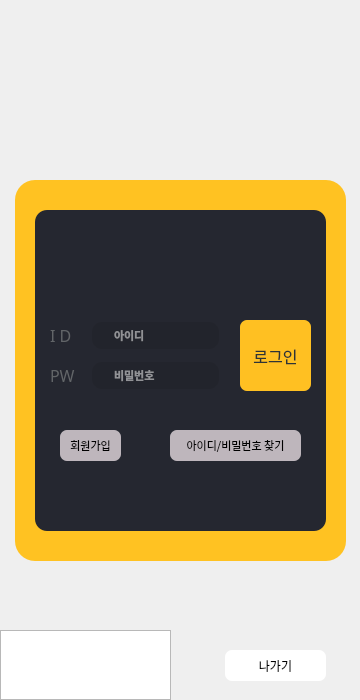
<?xml version="1.0" encoding="UTF-8"?>
<ui version="4.0">
 <class>Login</class>
 <widget class="QWidget" name="Login">
  <property name="geometry">
   <rect>
    <x>0</x>
    <y>0</y>
    <width>360</width>
    <height>700</height>
   </rect>
  </property>
  <property name="windowTitle">
   <string>Form</string>
  </property>
  <widget class="QLabel" name="backgrund">
   <property name="geometry">
    <rect>
     <x>0</x>
     <y>0</y>
     <width>360</width>
     <height>700</height>
    </rect>
   </property>
   <property name="styleSheet">
    <string notr="true">background-image: url(:/resources/image.png);</string>
   </property>
   <property name="text">
    <string/>
   </property>
  </widget>
  <widget class="QLabel" name="label">
   <property name="geometry">
    <rect>
     <x>10</x>
     <y>50</y>
     <width>580</width>
     <height>171</height>
    </rect>
   </property>
   <property name="styleSheet">
    <string notr="true">image: url(:/resources/2.2.png);</string>
   </property>
   <property name="text">
    <string/>
   </property>
  </widget>
  <widget class="QLabel" name="id">
   <property name="geometry">
    <rect>
     <x>50</x>
     <y>320</y>
     <width>31</width>
     <height>31</height>
    </rect>
   </property>
   <property name="font">
    <font>
     <family>배달의민족 도현 OTF</family>
     <pointsize>12</pointsize>
    </font>
   </property>
   <property name="styleSheet">
    <string notr="true">color: rgb(98, 101, 104);</string>
   </property>
   <property name="text">
    <string>I D</string>
   </property>
  </widget>
  <widget class="QLineEdit" name="input_id">
   <property name="geometry">
    <rect>
     <x>90</x>
     <y>320</y>
     <width>131</width>
     <height>31</height>
    </rect>
   </property>
   <property name="font">
    <font>
     <family>Ubuntu</family>
     <pointsize>8</pointsize>
     <bold>true</bold>
    </font>
   </property>
   <property name="styleSheet">
    <string notr="true">QLineEdit {
	border: 2px solid rgb(37, 39, 48);
	border-radius: 12px;
	color: #FFF;

	padding-left: 20px;
	padding-right: 20px;
	background-color: rgb(34, 36, 44);
}
QLineEdit:hover{
	border: 2px solid rgb(48, 50, 62);
}
QLineEdit:focus{
	border: 2px solid rgb(85, 170, 255);
	background-color: rgb(43,45,56)
}</string>
   </property>
   <property name="placeholderText">
    <string>아이디</string>
   </property>
  </widget>
  <widget class="QLabel" name="pw">
   <property name="geometry">
    <rect>
     <x>50</x>
     <y>360</y>
     <width>41</width>
     <height>31</height>
    </rect>
   </property>
   <property name="font">
    <font>
     <family>배달의민족 도현 OTF</family>
     <pointsize>12</pointsize>
    </font>
   </property>
   <property name="styleSheet">
    <string notr="true">color: rgb(98, 101, 104);</string>
   </property>
   <property name="text">
    <string>PW</string>
   </property>
  </widget>
  <widget class="QLineEdit" name="input_pw">
   <property name="geometry">
    <rect>
     <x>90</x>
     <y>360</y>
     <width>131</width>
     <height>31</height>
    </rect>
   </property>
   <property name="font">
    <font>
     <family>Ubuntu</family>
     <pointsize>8</pointsize>
     <bold>true</bold>
    </font>
   </property>
   <property name="styleSheet">
    <string notr="true">QLineEdit {
	border: 2px solid rgb(37, 39, 48);
	border-radius: 12px;
	color: #FFF;

	padding-left: 20px;
	padding-right: 20px;
	background-color: rgb(34, 36, 44);
}
QLineEdit:hover{
	border: 2px solid rgb(48, 50, 62);
}
QLineEdit:focus{
	border: 2px solid rgb(85, 170, 255);
	background-color: rgb(43,45,56)
}</string>
   </property>
   <property name="echoMode">
    <enum>QLineEdit::Password</enum>
   </property>
   <property name="placeholderText">
    <string>비밀번호</string>
   </property>
  </widget>
  <widget class="QPushButton" name="user_login">
   <property name="geometry">
    <rect>
     <x>240</x>
     <y>320</y>
     <width>71</width>
     <height>71</height>
    </rect>
   </property>
   <property name="font">
    <font>
     <family>배달의민족 도현 OTF</family>
     <pointsize>12</pointsize>
    </font>
   </property>
   <property name="cursor">
    <cursorShape>PointingHandCursor</cursorShape>
   </property>
   <property name="styleSheet">
    <string notr="true">background-color: rgb(255, 192, 34);
color: rgb(46, 52, 54);
border-radius: 7px;</string>
   </property>
   <property name="text">
    <string>로그인</string>
   </property>
  </widget>
  <widget class="QPushButton" name="joining">
   <property name="geometry">
    <rect>
     <x>60</x>
     <y>430</y>
     <width>61</width>
     <height>31</height>
    </rect>
   </property>
   <property name="font">
    <font>
     <family>배달의민족 도현 OTF</family>
     <pointsize>8</pointsize>
    </font>
   </property>
   <property name="cursor">
    <cursorShape>PointingHandCursor</cursorShape>
   </property>
   <property name="styleSheet">
    <string notr="true">color: rgb(0, 0, 0);
background-color: rgb(190, 182, 188);
border-radius: 7px;</string>
   </property>
   <property name="text">
    <string>회원가입</string>
   </property>
  </widget>
  <widget class="QPushButton" name="find_id">
   <property name="geometry">
    <rect>
     <x>170</x>
     <y>430</y>
     <width>131</width>
     <height>31</height>
    </rect>
   </property>
   <property name="font">
    <font>
     <family>배달의민족 도현 OTF</family>
     <pointsize>8</pointsize>
    </font>
   </property>
   <property name="cursor">
    <cursorShape>PointingHandCursor</cursorShape>
   </property>
   <property name="styleSheet">
    <string notr="true">color: rgb(0, 0, 0);
background-color: rgb(190, 182, 188);
border-radius: 7px;</string>
   </property>
   <property name="text">
    <string>아이디/비밀번호 찾기</string>
   </property>
  </widget>
  <widget class="QLabel" name="label_4">
   <property name="geometry">
    <rect>
     <x>15</x>
     <y>180</y>
     <width>331</width>
     <height>381</height>
    </rect>
   </property>
   <property name="styleSheet">
    <string notr="true">background-color: rgb(255, 194, 34);
border-radius: 20px;</string>
   </property>
   <property name="text">
    <string/>
   </property>
  </widget>
  <widget class="QLabel" name="label_5">
   <property name="geometry">
    <rect>
     <x>35</x>
     <y>210</y>
     <width>291</width>
     <height>321</height>
    </rect>
   </property>
   <property name="styleSheet">
    <string notr="true">background-color: rgb(37, 39, 48);
border-radius: 12px;</string>
   </property>
   <property name="text">
    <string/>
   </property>
  </widget>
  <widget class="QPushButton" name="exit">
   <property name="geometry">
    <rect>
     <x>225</x>
     <y>650</y>
     <width>101</width>
     <height>31</height>
    </rect>
   </property>
   <property name="font">
    <font>
     <family>배달의민족 도현 OTF</family>
    </font>
   </property>
   <property name="styleSheet">
    <string notr="true">color: rgb(0, 0, 0);
background-color: rgb(255, 255, 255);
border-radius: 7px;</string>
   </property>
   <property name="text">
    <string>나가기</string>
   </property>
  </widget>
  <widget class="QTextEdit" name="textEdit">
   <property name="geometry">
    <rect>
     <x>0</x>
     <y>630</y>
     <width>171</width>
     <height>70</height>
    </rect>
   </property>
   <property name="font">
    <font>
     <family>배달의민족 도현 OTF</family>
    </font>
   </property>
   <property name="styleSheet">
    <string notr="true">color: rgb(0, 0, 0);</string>
   </property>
  </widget>
  <zorder>backgrund</zorder>
  <zorder>label_4</zorder>
  <zorder>label</zorder>
  <zorder>label_5</zorder>
  <zorder>find_id</zorder>
  <zorder>joining</zorder>
  <zorder>input_pw</zorder>
  <zorder>input_id</zorder>
  <zorder>user_login</zorder>
  <zorder>exit</zorder>
  <zorder>id</zorder>
  <zorder>pw</zorder>
  <zorder>textEdit</zorder>
 </widget>
 <resources/>
 <connections/>
</ui>
